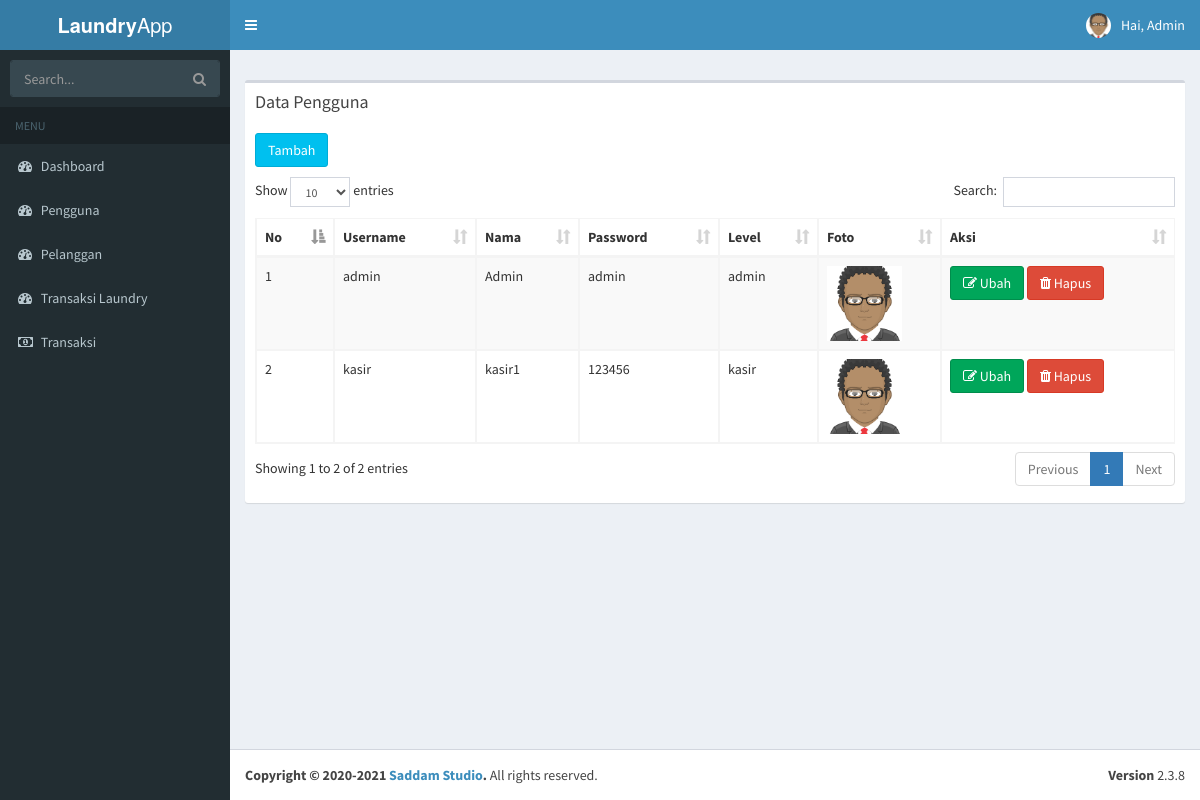
The page /index.php?page=pengguna (signed in) on the database its author committed.
### tables this page shows
CREATE TABLE `tb_user` (
  `id` int(11) NOT NULL,
  `username` varchar(100) NOT NULL,
  `nama_user` varchar(255) NOT NULL,
  `password` varchar(100) NOT NULL,
  `level` varchar(30) NOT NULL,
  `foto` varchar(255) NOT NULL
);

### page/pengguna/pengguna.php (the view)
<section class="content">
    <div class="row">
<div class="box">
            <div class="box-header">
              <h3 class="box-title">Data Pengguna</h3>
            </div>
            <div class="box-body">
            <a href="?page=pengguna&aksi=tambah" class="btn btn-info" style="margin-bottom:10px;"> Tambah </a>
              <table id="example1" class="table table-bordered table-striped">
                <thead>
                <tr>
                  <th>No</th>
                  <th>Username</th>
                  <th>Nama</th>
                  <th>Password</th>
                  <th>Level</th>
                  <th>Foto</th>
                  <th>Aksi</th>
                </tr>
                </thead>
                <tbody>
                <?php
                    $no = 1;
                    $sql = $koneksi->query("SELECT * FROM tb_user");
                    while ($data = $sql->fetch_assoc()) {
                ?>
                <tr>
                  <td> <?php echo $no++; ?> </td>
                  <td> <?php echo $data ['username'] ?></td>
                  <td> <?php echo $data ['nama_user'] ?> </td>
                  <td> <?php echo $data ['password'] ?> </td>
                  <td> <?php echo $data ['level'] ?> </td>
                  <td> <img src="images/<?php echo $data_user['foto'] ?>" class="user-image" width="75" height="75"> </td>
                  <td>
                  <a href="?page=pengguna&aksi=ubah&id=<?php echo $data['id']; ?>" class="btn btn-success" title=""><i class="fa fa-edit"></i> Ubah</a>
                  <a onclick="return confirm('Apakah Anda Yakin Menghapus Data Ini')" href="?page=pengguna&aksi=hapus&id=<?php echo $data['id']; ?>" class="btn btn-danger" title=""><i class="fa fa-trash"></i> Hapus</a>
                  </td>
                </tr>
                <?php
                    }
                ?>
              </tbody>
            </table>
          </div>
        </div>
      </div>
    </section>

### index.php (shortened to what this page needs)
<?php
  include "include/koneksi.php";
    if ($_SESSION['admin'] || $_SESSION['kasir']) {
?>
<!DOCTYPE html>
<html>
<head>
  <link rel="stylesheet" href="bootstrap/css/bootstrap.min.css">
  <link rel="stylesheet" href="https://cdnjs.cloudflare.com/ajax/libs/font-awesome/4.5.0/css/font-awesome.min.css">
  <link rel="stylesheet" href="https://cdnjs.cloudflare.com/ajax/libs/ionicons/2.0.1/css/ionicons.min.css">
  <link rel="stylesheet" href="plugins/datatables/dataTables.bootstrap.css">
  <link rel="stylesheet" href="plugins/datatables/dataTables.bootstrap.css">
  <link rel="stylesheet" href="dist/css/AdminLTE.min.css">
  <link rel="stylesheet" href="plugins/select2/select2.min.css">
  <link rel="stylesheet" href="dist/css/skins/_all-skins.min.css">
</head>
<body class="hold-transition skin-blue sidebar-mini">
<div class="wrapper">
  <header class="main-header">
    <a href="../../index2.html" class="logo">
      <span class="logo-lg"><b>Laundry</b>App</span>
    </a>
    <nav class="navbar navbar-static-top">
      <a href="#" class="sidebar-toggle" data-toggle="offcanvas" role="button">
      </a>
      <?php
        if ($_SESSION['admin']){
          $user = $_SESSION['admin'];
        } elseif ($_SESSION['kasir']) {
          $user = $_SESSION['kasir'];
        }
        $sql_user = $koneksi->query("SELECT * FROM tb_user WHERE id='$user'");
        $data_user = $sql_user->fetch_assoc();
        $nama = $data_user['nama_user'];
      ?>
      <div class="navbar-custom-menu">
        <ul class="nav navbar-nav">
            <li class="dropdown user user-menu">
            <a href="#" class="dropdown-toggle" data-toggle="dropdown">
              <img src="images/<?php echo $data_user['foto'] ?>" class="user-image" alt="User Image">
              <span class="hidden-xs"> Hai, <?php echo $nama ?></span>
            </a>
          </li>
      </div>
    </nav>
  </header>
  <?php
    include "include/menu.php";
  ?>
<div class="content-wrapper">
    <section class="content-header">
  <?php
    include "include/isi.php";
  ?>
    </section>
</div>
  <footer class="main-footer">
    <div class="pull-right hidden-xs">
      <b>Version</b> 2.3.8
    </div>
    <strong>Copyright &copy; 2020-2021 <a href="http://pangeransaddamhusain.com">Saddam Studio</a>.</strong> All rights
    reserved.
  </footer>
</div>
</body>
</html>
<?php
  } else {
    header("location:login.php");
  }
?>

### include/menu.php
<aside class="main-sidebar">
    <section class="sidebar">
      <form action="#" method="get" class="sidebar-form">
        <div class="input-group">
          <input type="text" name="q" class="form-control" placeholder="Search...">
              <span class="input-group-btn">
                <button type="submit" name="search" id="search-btn" class="btn btn-flat"><i class="fa fa-search"></i>
                </button>
              </span>
        </div>
      </form>
      <ul class="sidebar-menu">
        <li class="header">MENU</li>
            <li><a href="index.php"><i class="fa fa-dashboard"></i> Dashboard </a></li>
            <?php if ($_SESSION['admin']) { ?>
            <li><a href="?page=pengguna"><i class="fa fa-dashboard"></i> Pengguna </a></li>
            <li><a href="?page=pelanggan"><i class="fa fa-dashboard"></i> Pelanggan </a></li>
            <?php } ?>
            <li><a href="?page=laundry"><i class="fa fa-dashboard"></i> Transaksi Laundry </a></li>
            <?php if ($_SESSION['admin']) { ?>
            <li><a href="?page=transaksi"><i class="fa fa-money"></i> Transaksi </a></li>
            <?php } ?>
      </ul>
    </section>
  </aside>

### include/isi.php (shortened to what this page needs)
<?php
    $page = $_GET ['page'];
    $aksi = $_GET ['aksi'];
    if ($page == "pengguna")
    {
        if ($aksi == "")
        {
            include "page/pengguna/pengguna.php";
        }
    }
?>

### rows shown on the page
tb_user: foto (placeholder picture), nama_user "Admin", username "admin", password "admin", level "admin"
tb_user: username "kasir", nama_user "kasir1", password "123456", level "kasir", tb_user.foto (placeholder picture)
